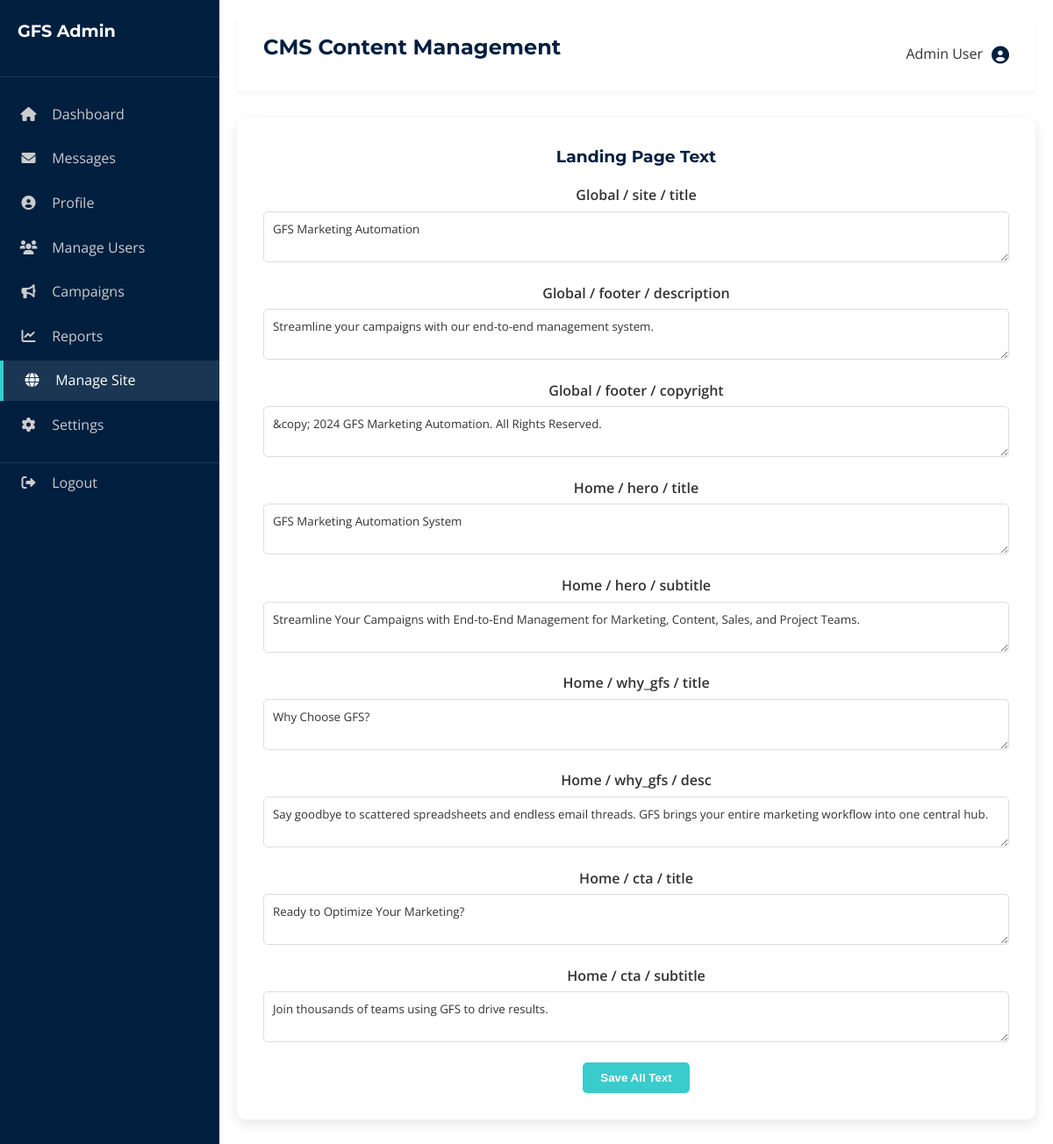
The app's page /admin/site with its own data.
### tables this page shows
CREATE TABLE site_content (
    id INTEGER PRIMARY KEY AUTOINCREMENT,
    page TEXT NOT NULL,
    section TEXT NOT NULL,
    key TEXT NOT NULL,
    value TEXT NOT NULL,
    UNIQUE(page, section, key)
);

### app.py (the view)
@app.route('/admin/site')
def admin_site():
    conn = get_db_connection()
    content = conn.execute('SELECT * FROM site_content').fetchall()
    features = conn.execute('SELECT * FROM site_features').fetchall()
    roles = conn.execute('SELECT * FROM site_roles').fetchall()
    tech = conn.execute('SELECT * FROM site_tech_stack').fetchall()
    conn.close()
    return render_template('admin/manage_site.html', content=content, features=features, roles=roles, tech=tech)

### app.py (called while the page is built)
def get_db_connection():
    conn = sqlite3.connect('database.db')
    conn.row_factory = sqlite3.Row
    return conn

@app.context_processor
def inject_global_data():
    conn = get_db_connection()
    try:
        theme_row = conn.execute("SELECT value FROM settings WHERE key = 'theme'").fetchone()
        theme = theme_row['value'] if theme_row else 'default'
        site_rows = conn.execute("SELECT section, key, value FROM site_content WHERE page = 'global'").fetchall()
        site_data = {}
        for row in site_rows:
            if row['section'] not in site_data:
                site_data[row['section']] = {}
            site_data[row['section']][row['key']] = row['value']
    except sqlite3.OperationalError:
        theme = 'default'
        site_data = {}
    finally:
        conn.close()
    return dict(theme=theme, site=site_data)

### templates/admin/manage_site.html (shortened to what this page needs)
{% extends 'admin_base.html' %}
{% block header %}CMS Content Management{% endblock %}
{% block content %}
<div class="card">
    <h3>Landing Page Text</h3>
    <form action="{{ url_for('admin_update_site_content') }}" method="POST">
        {% for row in content %}
        <div class="form-group" style="margin-bottom: 15px;">
            <label>{{ row.page|capitalize }} / {{ row.section }} / {{ row.key }}</label>
            <textarea name="content_{{ row.id }}" class="form-control" rows="2">{{ row.value }}</textarea>
        </div>
        {% endfor %}
        <button type="submit" class="btn btn-primary">Save All Text</button>
    </form>
</div>
{% endblock %}

### static/styles.css (style rules this page uses)
:root { --primary-color: #001f3f; --secondary-color: #39cccc; --accent-color: #0074D9; --text-color: #333; --light-gray: #f4f4f4; --white: #ffffff; --bg-color: #ffffff; --card-bg: #ffffff; --sidebar-bg: #001f3f; --sidebar-text: #ffffff; --font-heading: 'Montserrat', sans-serif; --font-body: 'Open Sans', sans-serif; --transition: all 0.3s ease; }
* { margin: 0; padding: 0; box-sizing: border-box; }
body { font-family: var(--font-body); line-height: 1.6; color: var(--text-color); background-color: var(--bg-color); }
h1, h2, h3, h4, h5, h6 { font-family: var(--font-heading); color: var(--primary-color); margin-bottom: 1rem; }
.btn { display: inline-block; padding: 10px 20px; border-radius: 5px; font-weight: 600; transition: var(--transition); cursor: pointer; border: none; }
.btn-primary { background-color: var(--secondary-color); color: #fff; }
.card { background: var(--card-bg); padding: 30px; border-radius: 10px; box-shadow: 0 5px 15px rgba(0, 0, 0, 0.1); transition: var(--transition); text-align: center; color: var(--text-color); }
.form-group { margin-bottom: 20px; }
.form-group label { display: block; margin-bottom: 5px; font-weight: 600; }
.form-control { width: 100%; padding: 10px; border: 1px solid #ddd; border-radius: 5px; font-family: inherit; background-color: var(--white); color: var(--text-color); }

### records on screen
site_content: page "Global", section "site", key "title", id "GFS Marketing Automation"
site_content: page "Global", section "footer", key "description", id "Streamline your campaigns with our end-to-end management system."
site_content: page "Global", section "footer", key "copyright", id "&copy; 2024 GFS Marketing Automation. All Rights Reserved."
site_content: page "Home", section "hero", key "title", id "GFS Marketing Automation System"
site_content: page "Home", section "hero", key "subtitle", id "Streamline Your Campaigns with End-to-End Management for Marketing, Content, Sales, and Project Teams."
site_content: page "Home", section "why_gfs", key "title", id "Why Choose GFS?"
site_content: page "Home", section "why_gfs", key "desc", id "Say goodbye to scattered spreadsheets and endless email threads. GFS brings your entire marketing workflow into one central hub."
site_content: page "Home", section "cta", key "title", id "Ready to Optimize Your Marketing?"
site_content: page "Home", section "cta", key "subtitle", id "Join thousands of teams using GFS to drive results."
